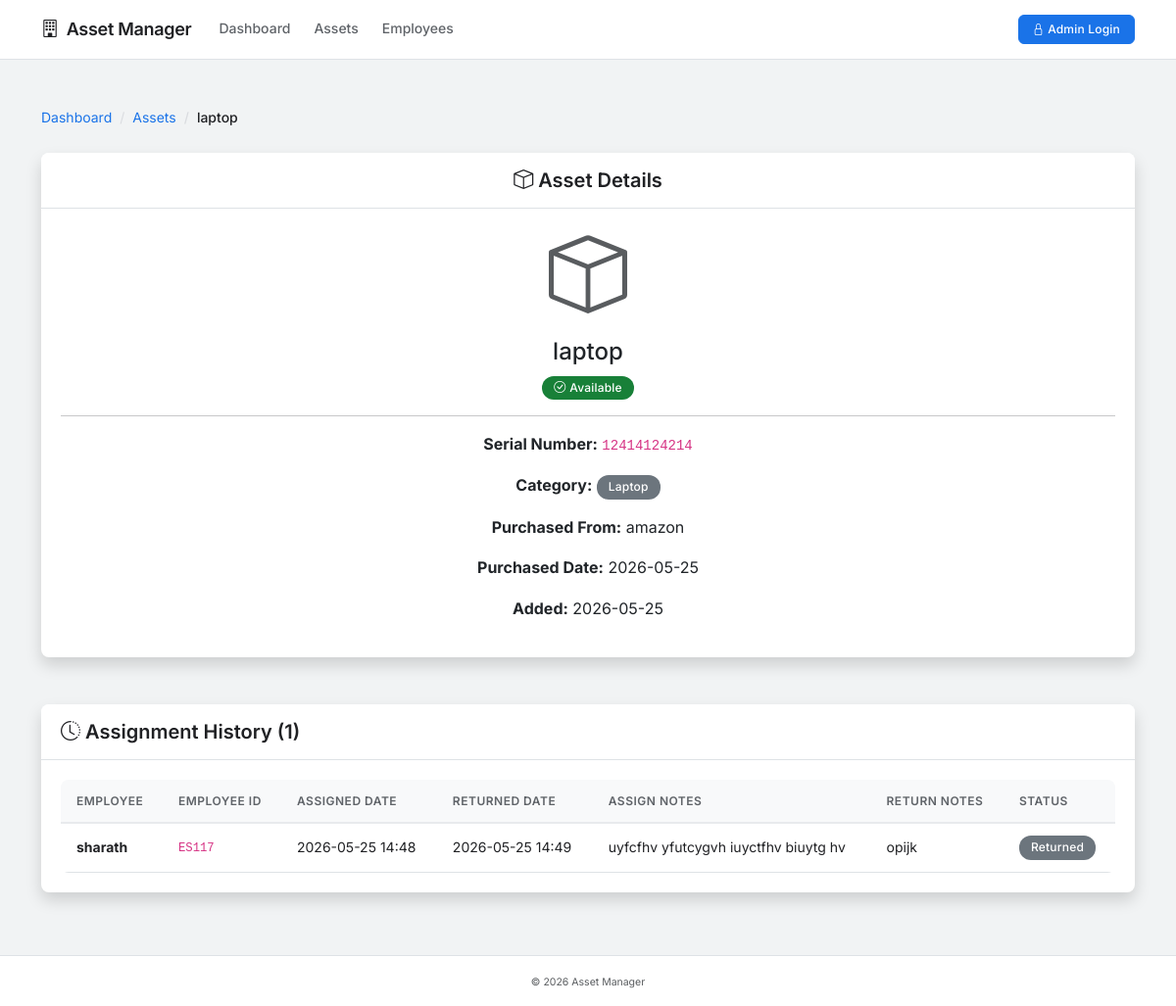
The page /assets/detail/2 on the database its author committed.
### app/models/asset.py (models this page shows, shortened)
class Asset(db.Model):
    __tablename__ = 'assets'
    id = db.Column(db.Integer, primary_key=True)
    name = db.Column(db.String(100), nullable=False)
    serial_number = db.Column(db.String(50), unique=True, nullable=False)
    category = db.Column(db.String(50), nullable=False)
    purchased_from = db.Column(db.String(100))
    purchased_date = db.Column(db.Date)
    created_at = db.Column(db.DateTime, default=datetime.utcnow)
    assignments = db.relationship('Assignment', backref='asset', lazy=True)
    @property
    def assigned_to(self):
        from app.models.assignment import Assignment
        from app.models.employee import Employee
        active_assignment = Assignment.query.filter_by(
            asset_id=self.id,
            returned_date=None
        ).first()
        if active_assignment:
            return Employee.query.get(active_assignment.employee_id)
        return None

### app/models/assignment.py (models this page shows)
class Assignment(db.Model):
    __tablename__ = 'assignments'
    id = db.Column(db.Integer, primary_key=True)
    asset_id = db.Column(db.Integer, db.ForeignKey('assets.id'), nullable=False)
    employee_id = db.Column(db.Integer, db.ForeignKey('employees.id'), nullable=False)
    assigned_date = db.Column(db.DateTime, nullable=False, default=datetime.utcnow)
    returned_date = db.Column(db.DateTime)
    notes = db.Column(db.Text)
    return_notes = db.Column(db.Text)
    created_at = db.Column(db.DateTime, default=datetime.utcnow)

### app/models/employee.py (models this page shows, shortened)
class Employee(db.Model):
    __tablename__ = 'employees'
    id = db.Column(db.Integer, primary_key=True)
    employee_id = db.Column(db.String(20), unique=True, nullable=False)
    name = db.Column(db.String(100), nullable=False)
    position = db.Column(db.String(100))
    company = db.Column(db.String(100))
    photo_url = db.Column(db.String(255))
    created_at = db.Column(db.DateTime, default=datetime.utcnow)
    assignments = db.relationship('Assignment', backref='employee', lazy=True)

### app/routes/assets.py (the view)
@bp.route('/detail/<int:asset_id>')
def detail(asset_id):
    asset = Asset.query.get_or_404(asset_id)
    assignments = Assignment.query.filter_by(asset_id=asset_id).order_by(Assignment.assigned_date.desc()).all()
    return render_template('asset_detail.html', asset=asset, assignments=assignments)

### app/templates/asset_detail.html (shortened to what this page needs)
{% extends "base.html" %}
{% block content %}
<nav aria-label="breadcrumb" class="mb-4">
    <ol class="breadcrumb">
        <li class="breadcrumb-item"><a href="{{ url_for('dashboard.index') }}">Dashboard</a></li>
        <li class="breadcrumb-item"><a href="{{ url_for('assets.list') }}">Assets</a></li>
        <li class="breadcrumb-item active">{{ asset.name }}</li>
    </ol>
</nav>
<div class="row">
    <div class="col-12">
        <div class="card shadow mb-4">
            <div class="card-header bg-white border-bottom text-center">
                <h5 class="mb-0 fw-semibold"><i class="bi bi-box"></i> Asset Details</h5>
            </div>
            <div class="card-body text-center">
                <div class="display-1 text-muted mb-3"><i class="bi bi-box"></i></div>
                <h4 style="word-break: break-word;">{{ asset.name }}</h4>
                <p>
                    {% if asset.assigned_to %}
                        <span class="badge bg-warning text-dark">
                            <i class="bi bi-person"></i> Assigned to {{ asset.assigned_to.name }}
                        </span>
                    {% else %}
                        <span class="badge bg-success">
                            <i class="bi bi-check-circle"></i> Available
                        </span>
                    {% endif %}
                </p>
                <hr>
                <p><strong>Serial Number:</strong> <code>{{ asset.serial_number }}</code></p>
                <p><strong>Category:</strong> <span class="badge bg-secondary">{{ asset.category }}</span></p>
                <p><strong>Purchased From:</strong> {{ asset.purchased_from or 'N/A' }}</p>
                <p><strong>Purchased Date:</strong> {{ asset.purchased_date.strftime('%Y-%m-%d') if asset.purchased_date else 'N/A' }}</p>
                <p><strong>Added:</strong> {{ asset.created_at.strftime('%Y-%m-%d') }}</p>
            </div>
        </div>
    </div>
</div>
<div class="row mt-4">
    <div class="col-12">
        <div class="card shadow">
            <div class="card-header bg-white border-bottom">
                <h5 class="mb-0 fw-semibold"><i class="bi bi-clock-history"></i> Assignment History ({{ assignments|length }})</h5>
            </div>
            <div class="card-body">
                {% if assignments|length > 0 %}
                    <div class="table-responsive">
                        <table class="table table-hover">
                            <thead>
                                <tr>
                                    <th>Employee</th>
                                    <th>Employee ID</th>
                                    <th>Assigned Date</th>
                                    <th>Returned Date</th>
                                    <th>Assign Notes</th>
                                    <th>Return Notes</th>
                                    <th>Status</th>
                                </tr>
                            </thead>
                            <tbody>
                                {% for assignment in assignments %}
                                <tr>
                                    <td><strong>{{ assignment.employee.name }}</strong></td>
                                    <td><code>{{ assignment.employee.employee_id }}</code></td>
                                    <td>{{ assignment.assigned_date.strftime('%Y-%m-%d %H:%M') }}</td>
                                    <td>{{ assignment.returned_date.strftime('%Y-%m-%d %H:%M') if assignment.returned_date else '-' }}</td>
                                    <td>{{ assignment.notes or '-' }}</td>
                                    <td>{{ assignment.return_notes or '-' }}</td>
                                    <td>
                                        {% if assignment.returned_date %}
                                            <span class="badge bg-secondary">Returned</span>
                                        {% else %}
                                            <span class="badge bg-success">In Use</span>
                                        {% endif %}
                                    </td>
                                </tr>
                                {% endfor %}
                            </tbody>
                        </table>
                    </div>
                {% else %}
                    <p class="text-muted mb-0"><i class="bi bi-info-circle"></i> No assignment history.</p>
                {% endif %}
            </div>
        </div>
    </div>
</div>
{% endblock %}

### app/static/css/custom.css (style rules this page uses)
:root { --primary: #1a73e8; --primary-dark: #1557b0; --primary-light: rgba(26, 115, 232, 0.08); --success: #188038; --warning: #f9ab00; --danger: #d93025; --gray-50: #f8f9fa; --gray-100: #f1f3f4; --gray-200: #e8eaed; --gray-300: #dadce0; --gray-500: #80868b; --gray-700: #5f6368; --gray-900: #202124; --shadow-sm: 0 1px 3px rgba(0, 0, 0, 0.08), 0 1px 2px rgba(0, 0, 0, 0.06); --shadow-md: 0 4px 6px rgba(0, 0, 0, 0.12), 0 2px 4px rgba(0, 0, 0, 0.08); --shadow-lg: 0 8px 16px rgba(0, 0, 0, 0.12); --radius: 8px; --radius-sm: 6px; --transition: all 0.2s ease; }
*, *::before, *::after { box-sizing: border-box; }
body { font-family: 'Inter', -apple-system, BlinkMacSystemFont, 'Segoe UI', Roboto, Oxygen, Ubuntu, sans-serif; background: var(--gray-100); color: var(--gray-900); min-height: 100vh; display: flex; flex-direction: column; line-height: 1.6; -webkit-font-smoothing: antialiased; -moz-osx-font-smoothing: grayscale; }
.card { background: #fff; border: none; border-radius: var(--radius); box-shadow: var(--shadow-sm); transition: box-shadow 0.2s ease; }
.card-header { background: #fff; border-bottom: 1px solid var(--gray-200); color: var(--gray-900); font-weight: 600; padding: 16px 20px; border-radius: var(--radius) var(--radius) 0 0 !important; }
.card-header:first-child { border-radius: var(--radius) var(--radius) 0 0; }
.card-body { padding: 20px; }
.table { margin-bottom: 0; border-radius: var(--radius); overflow: hidden; }
.table thead th { background: var(--gray-50); border-bottom: 2px solid var(--gray-200); color: var(--gray-700); font-weight: 600; font-size: 12px; text-transform: uppercase; letter-spacing: 0.5px; padding: 12px 16px; border-top: none; }
.table td { padding: 12px 16px; vertical-align: middle; border-top: 1px solid var(--gray-200); color: var(--gray-900); font-size: 14px; }
.badge { border-radius: 12px; padding: 4px 12px; font-weight: 500; font-size: 12px; line-height: 1.4; letter-spacing: 0.2px; display: inline-flex; align-items: center; gap: 4px; }
.badge.bg-success { background: var(--success) !important; }
.breadcrumb { background: transparent; padding: 0; margin-bottom: 16px; font-size: 14px; }
.breadcrumb-item { color: var(--gray-500); }
.breadcrumb-item + .breadcrumb-item::before { content: '/'; color: var(--gray-300); }
.breadcrumb-item.active { color: var(--gray-900); font-weight: 500; }
.breadcrumb-item a { color: var(--primary); text-decoration: none; transition: var(--transition); }

### rows shown on the page
Asset: name "laptop", serial_number "12414124214", category "Laptop", purchased_from "amazon", purchased_date "2026-05-25", created_at "2026-05-25"
Assignment: employee.name "sharath", employee.employee_id "ES117", assigned_date "2026-05-25 14:48", returned_date "2026-05-25 14:49", notes "uyfcfhv yfutcygvh iuyctfhv biuytg hv", return_notes "opijk", shows "Returned"

### other values the page prints
{{ assignments|length }} "1"
